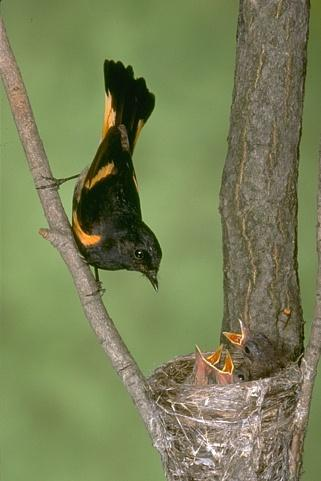
%> input picture Lab2 Visual/scripts/images/passaro.jpg, 321 x 481 px
$ octave computerphile.m   (GNU Octave 9; MATLAB toolbox functions it lacks are replaced by stand-ins)
%> lines starting %> are read from the running program, lines starting %| are printed output that depends on the picture; in (x1, y1, x2, y2) boxes, pixels count from 0 and x2, y2 are one past the last pixel; in counts of white or black regions, pixels touching at a corner belong together; the program's own positions count from 1
% This script is the one mentioned during the Computerphile Image
% Segmentation video. I chose matlab because it's a popular tool for
% quickly prototyping things. Matlab licenses are pricey, if you don't have
% one (or, like me, work for an organisation that does) try Octave as a
% good free alternative. This code should work in Octave too.

% Load in an input image
im = imread('passaro.jpg');
%> im is the input picture: size 481x321x3 uint8; mean R, G, B 120.3, 128.5, 86.7

% In matlab, K-means operates on a 2D array, where each sample is one row,
% and the features are the columns. We can use the reshape function to turn
% the image into this format, where each pixel is one row, and R,G and B
% are the columns. We are turning a W,H,3 image into W*H,3

% We also cast to a double array, because K-means requires it in matlab
imflat = double(reshape(im, size(im,1) * size(im,2), 3));

% I specify that initialisation shuold sample points at
% random, rather than anything complex like kmeans++ initialisation.
% Kmeans++ takes a long time if you are using 256 classes.

% Perform k-means. This function returns the class IDs assigned to each
% pixel, and in this case we also want the mean values for each class -
% what colour is each class. This can take a long time if the value for K
% is large, I've used the sampling start strategy to speed things up.

% While KMeans is running, it will show you the iteration count, and the
% number of pixels that have changed class since last iteration. This
% number should get lower and lower, as the means settle on appropriate
% values. For large K, it's unlikely that we will ever reach zero movement
% (convergence) within 150 iterations.
K = 2
[kIDs, kC] = kmeans(imflat, K, 'Display', 'iter', 'MaxIter', 150, 'Start', 'sample');
%> kC = [131.5 141.6 96.74; 66.78 65.95 38.9]

% Matlab can output paletted images, that is, grayscale images where the
% colours are stored in a separate array. This array is kC, and kIDs are
% the grayscale indices.
colormap = kC / 256; % Scale 0-1, since this is what matlab wants
%> colormap = [0.514 0.553 0.378; 0.261 0.258 0.152]

% Reshape kIDs back into the original image shape
imout = reshape(uint8(kIDs), size(im,1), size(im,2));
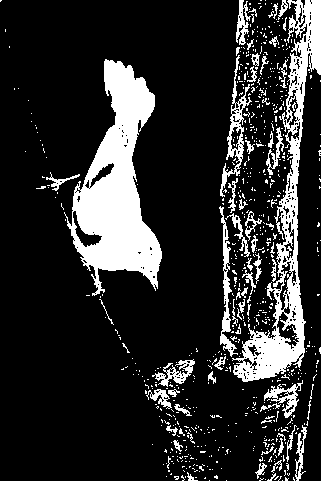
%> imout: size 481x321 uint8; values 1 (black) and 2 (white), 17.3% white; 732 white regions (670 under 20 px), largest, box (x1, y1, x2, y2) and area: (64, 59, 162, 296) 10750, (232, 0, 321, 382) 7497, (220, 55, 252, 197) 894

% Save file out, you need to subtract 1 from the image classes, since once
% stored in the file the values should go from 0-255, not 1-256 like matlab
% would do.
imwrite(imout - 1, colormap, 'output.png');
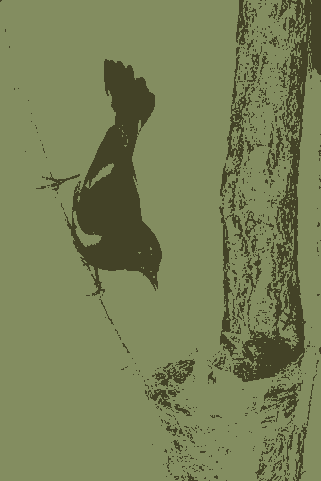
%> saved as output.png: size 481x321x3 uint8; mean R, G, B 119.9, 128, 86.1
figure, imshow('output.png')

$ run again, with Lab2 Visual/scripts/images/surf.jpg copied over Lab2 Visual/scripts/images/passaro.jpg
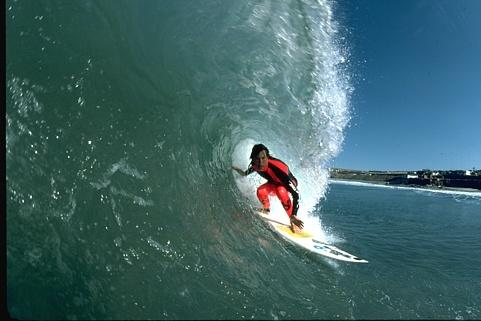
%> input picture Lab2 Visual/scripts/images/surf.jpg, 481 x 321 px
%> im is the input picture: size 321x481x3 uint8; mean R, G, B 63.2, 100.1, 102.7
%> kC = [46.13 83.51 83.29; 130.6 165.4 179]
%> colormap = [0.18 0.326 0.325; 0.51 0.646 0.699]
%> `imout = reshape(uint8(kIDs), size(im,1), size(im,2));`:
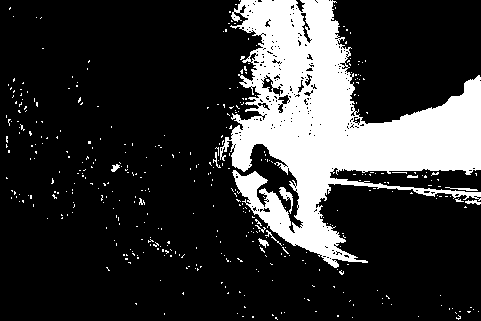
%> imout: size 321x481 uint8; values 1 (black) and 2 (white), 20.3% white; 416 white regions (405 under 20 px), largest, box (x1, y1, x2, y2) and area: (220, 0, 481, 268) 29574, (279, 187, 293, 214) 125, (445, 187, 478, 191) 56
%> `imwrite(imout - 1, colormap, 'output.png');`:
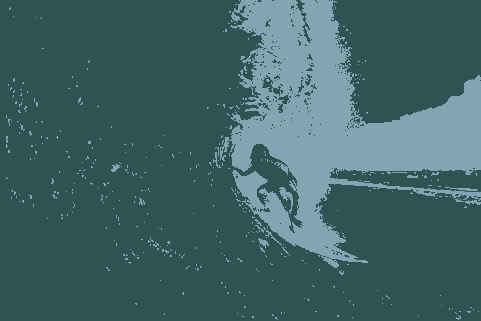
%> saved as output.png: size 321x481x3 uint8; mean R, G, B 63, 99.6, 102.2
